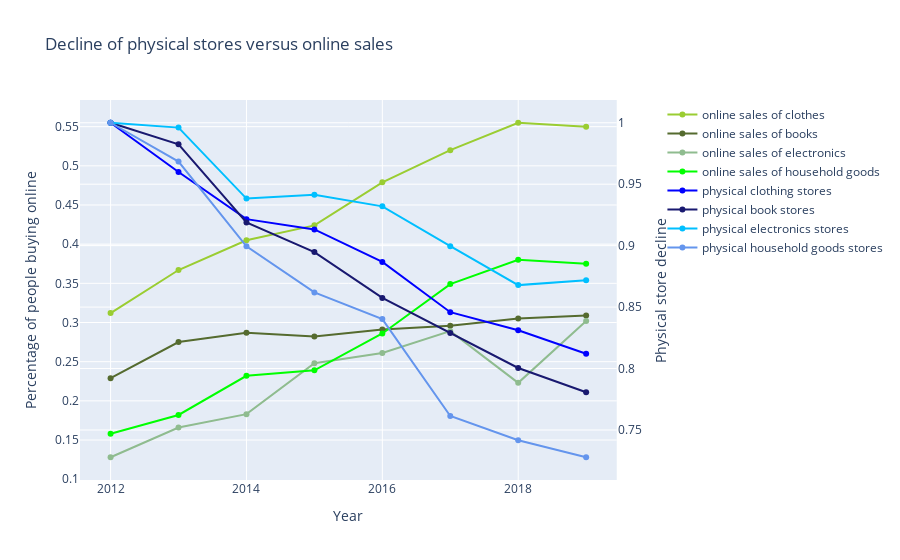

Source (notebook cell):
### Markdown cell above
#### Plot 10

### Code cell
#plot 10: subplots to see the different types of retail in one diagram in percentages

fig = make_subplots(specs = [[{"secondary_y": True}]])

fig.add_trace(
    go.Scatter( x=shopping_online["Year"], y = shopping_online["Kleding of sportartikelen"]/100, name="online sales of clothes", marker_color="yellowgreen"),
    secondary_y=False
)

fig.add_trace(
    go.Scatter( x=shopping_online["Year"], y = shopping_online["Boeken, tijdschriften en kranten"]/100, name="online sales of books", marker_color="darkolivegreen"),
    secondary_y=False
)

fig.add_trace(
    go.Scatter( x=shopping_online["Year"], y = shopping_online["Soft-/ hardware en elektronische benodig"]/100, name="online sales of electronics", marker_color="darkseagreen"),
    secondary_y=False
)

fig.add_trace(
    go.Scatter( x=shopping_online["Year"], y = shopping_online["Huishoudelijke goederen en apparaten"]/100, name="online sales of household goods", marker_color="lime"),
    secondary_y=False
)

fig.add_trace(
    go.Scatter(x=phys_stores["Perioden"], y = phys_stores["1. Kleding of sportartikelen"]/phys_stores["1. Kleding of sportartikelen"][0], name="physical clothing stores", marker_color="blue"),
    secondary_y=True
)

fig.add_trace(
    go.Scatter(x=phys_stores["Perioden"], y = phys_stores["2. Boeken, tijdschriften en kranten"]/phys_stores["2. Boeken, tijdschriften en kranten"][0], name="physical book stores", marker_color="midnightblue"),
    secondary_y=True
)

fig.add_trace(
    go.Scatter(x=phys_stores["Perioden"], y = phys_stores["3. Soft-/ hardware en elektronische benodig"]/phys_stores["3. Soft-/ hardware en elektronische benodig"][0], name="physical electronics stores", marker_color="deepskyblue"),
    secondary_y=True
)

fig.add_trace(
    go.Scatter(x=phys_stores["Perioden"], y = phys_stores["4. Huishoudelijke goederen en apparaten"]/phys_stores["4. Huishoudelijke goederen en apparaten"][0], name="physical household goods stores", marker_color="cornflowerblue"),
    secondary_y=True
)

# Set x-axis title
fig.update_xaxes(title_text="Year")

# Set y-axes titles
fig.update_yaxes(title_text="Percentage of people buying online", secondary_y=False)
fig.update_yaxes(title_text="Physical store decline", secondary_y=True)

#Set title
fig.update_layout(
    title_text="Decline of physical stores versus online sales"
)

fig.show()

### Figure 1 — Plotly figure (JSON) as saved in the notebook; plotly's stock layout.template omitted (floating-point values rounded to 4 significant figures)
{"data": [{"marker": {"color": "yellowgreen"}, "name": "online sales of clothes", "type": "scatter", "x": [2012, 2013, 2014, 2015, 2016, 2017, 2018, 2019], "xaxis": "x", "y": [0.312, 0.367, 0.405, 0.424, 0.479, 0.52, 0.555, 0.55], "yaxis": "y"}, {"marker": {"color": "darkolivegreen"}, "name": "online sales of books", "type": "scatter", "x": [2012, 2013, 2014, 2015, 2016, 2017, 2018, 2019], "xaxis": "x", "y": [0.229, 0.275, 0.287, 0.282, 0.291, 0.296, 0.305, 0.309], "yaxis": "y"}, {"marker": {"color": "darkseagreen"}, "name": "online sales of electronics", "type": "scatter", "x": [2012, 2013, 2014, 2015, 2016, 2017, 2018, 2019], "xaxis": "x", "y": [0.128, 0.166, 0.183, 0.248, 0.261, 0.289, 0.223, 0.302], "yaxis": "y"}, {"marker": {"color": "lime"}, "name": "online sales of household goods", "type": "scatter", "x": [2012, 2013, 2014, 2015, 2016, 2017, 2018, 2019], "xaxis": "x", "y": [0.158, 0.182, 0.232, 0.239, 0.286, 0.349, 0.38, 0.375], "yaxis": "y"}, {"marker": {"color": "blue"}, "name": "physical clothing stores", "type": "scatter", "x": [2012, 2013, 2014, 2015, 2016, 2017, 2018, 2019], "xaxis": "x", "y": [1, 0.9599, 0.9216, 0.9132, 0.8867, 0.8458, 0.8312, 0.8121], "yaxis": "y2"}, {"marker": {"color": "midnightblue"}, "name": "physical book stores", "type": "scatter", "x": [2012, 2013, 2014, 2015, 2016, 2017, 2018, 2019], "xaxis": "x", "y": [1, 0.9825, 0.9189, 0.8947, 0.8575, 0.8289, 0.8004, 0.7807], "yaxis": "y2"}, {"marker": {"color": "deepskyblue"}, "name": "physical electronics stores", "type": "scatter", "x": [2012, 2013, 2014, 2015, 2016, 2017, 2018, 2019], "xaxis": "x", "y": [1, 0.996, 0.9383, 0.9415, 0.932, 0.8995, 0.8679, 0.8718], "yaxis": "y2"}, {"marker": {"color": "cornflowerblue"}, "name": "physical household goods stores", "type": "scatter", "x": [2012, 2013, 2014, 2015, 2016, 2017, 2018, 2019], "xaxis": "x", "y": [1, 0.9684, 0.8994, 0.8619, 0.8402, 0.7613, 0.7416, 0.7278], "yaxis": "y2"}], "layout": {"title": {"text": "Decline of physical stores versus online sales"}, "xaxis": {"anchor": "y", "domain": [0, 0.94], "title": {"text": "Year"}}, "yaxis": {"anchor": "x", "domain": [0, 1], "title": {"text": "Percentage of people buying online"}}, "yaxis2": {"anchor": "x", "overlaying": "y", "side": "right", "title": {"text": "Physical store decline"}}}}
